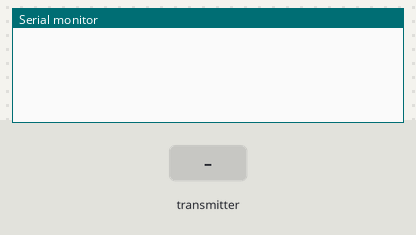
This sketch was run on a simulated Arduino Uno, built with avr-gcc and run on an emulated ATmega328P. On the bench: the last lines printed to the serial monitor. Inputs (shaded band) come from the test bench. No radio packets arrive unless stated.

Above: at 1.2 s.
1.3 s: the transmitter starts sending counter = 0
At 1.37 s:
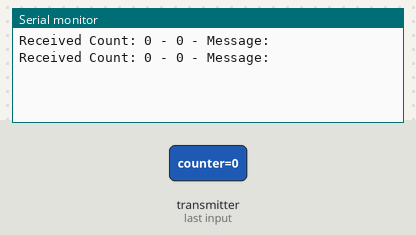
6.2 s: the transmitter starts sending counter = 128
At 6.37 s:
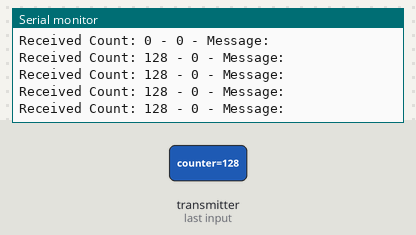
9.2 s: the transmitter starts sending counter2 = 64
At 9.37 s:
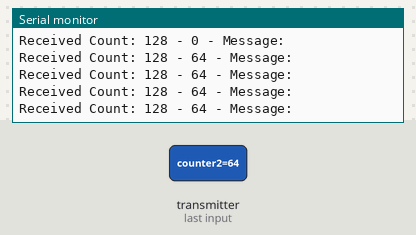
12.2 s: the transmitter starts sending counter2 = 128
At 12.37 s:
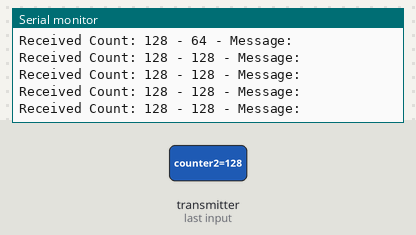
15.2 s: the transmitter starts sending counter = 255
At 15.37 s:
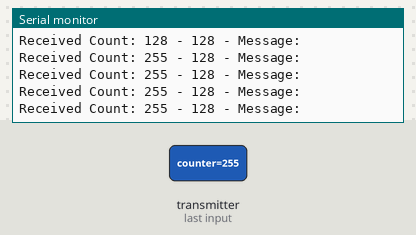
Timing chart, 0 to 18.2 s (numbered marks = the images above; inputs shaded):
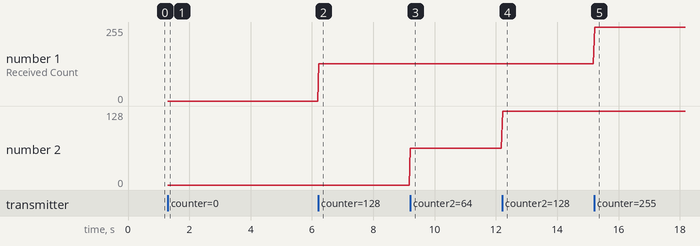

Measured:
- after the input at 1.3 s, the serial monitor: prints a new line at once (image 1)
- after the input at 6.2 s, the serial monitor: prints a new line at once (image 2)
- after the input at 9.2 s, the serial monitor: prints a new line at once (image 3)
- after the input at 12.2 s, the serial monitor: prints a new line at once (image 4)
- after the input at 15.2 s, the serial monitor: prints a new line at once (image 5)
- plotted number 1: 0 → 128 after the input at 6.2 s, 128 → 255 after the input at 15.2 s
- plotted number 2: 0 → 64 after the input at 9.2 s

The sketch:

Receive.ino
```cpp
#include <SPI.h> // Include SPI library
#include "nRF24L01.h" // Include nRF24L01 library
#include "RF24.h" // Include RF24 library

RF24 radio(9, 10); // Create the RF24 object on pins 9 and 10
byte address[][6] = {"1Node", "2Node", "3Node", "4Node", "5Node", "6Node"}; // Possible addresses

// Define a structure to hold the data received
struct DataPacket {
  byte counter; // For example, an integer counter
  byte counter2;
  char message[32]; // String message (max 31 characters + null terminator)
};

void setup() {
  Serial.begin(9600); // Open serial port for communication
  radio.begin(); // Activate the module
  radio.setAutoAck(1); // Enable acknowledgment mode
  radio.setRetries(0, 15); // Set retry settings
  radio.setPayloadSize(sizeof(DataPacket)); // Set payload size to the size of DataPacket

  radio.openReadingPipe(1, address[0]); // We want to listen on pipe 1
  radio.setChannel(0x60); // Set the channel
  radio.setPALevel(RF24_PA_MAX); // Set power level
  radio.setDataRate(RF24_250KBPS); // Set data rate

  radio.powerUp(); // Start working
  radio.startListening(); // Start listening for signals
}

void loop(void) {
  if (radio.available()) { // Check if data is available
    DataPacket dataReceived; // Create a variable to hold the received data
    radio.read(&dataReceived, sizeof(dataReceived)); // Read the data

    // Print the received data to the serial monitor
    Serial.print("Received Count: ");
    Serial.print(dataReceived.counter);
    Serial.print(" - ");
    Serial.print(dataReceived.counter2);
    Serial.print(" - Message: ");
    Serial.println(dataReceived.message);
  }
}
```
